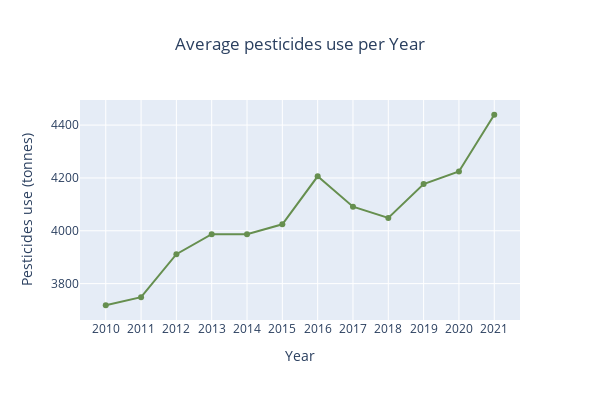

Notebook code cell kept with this figure:
### Code cell
pestbyyear = pest_crops.groupby('Year')['agricultural_use_tonnes'].mean() # Groups the df by the year and calculates the average of the column 'agricultural_use_tonnes' for each year.

# Plotly Graph
fig = go.Figure(data=go.Scatter(x=pestbyyear.index, y=pestbyyear.values, line=dict(color=agro[3])))

fig.update_layout(xaxis_title='Year', yaxis_title='Pesticides use (tonnes)', title='Average pesticides use per Year',width=600, height=400,xaxis=dict(tickmode='linear', dtick=1),title_x=0.5) 

fig.show()

### Figure 1 — Plotly figure (JSON) as saved in the notebook; plotly's stock layout.template omitted (floating-point values rounded to 4 significant figures)
{"data": [{"line": {"color": "#668f4f"}, "type": "scatter", "x": [2010, 2011, 2012, 2013, 2014, 2015, 2016, 2017, 2018, 2019, 2020, 2021], "y": [3718.0, 3749.0, 3911.0, 3987.0, 3987.0, 4025.0, 4206.0, 4091.0, 4049.0, 4177.0, 4224.0, 4439.0]}], "layout": {"height": 400, "title": {"text": "Average pesticides use per Year", "x": 0.5}, "width": 600, "xaxis": {"dtick": 1, "tickmode": "linear", "title": {"text": "Year"}}, "yaxis": {"title": {"text": "Pesticides use (tonnes)"}}}}
